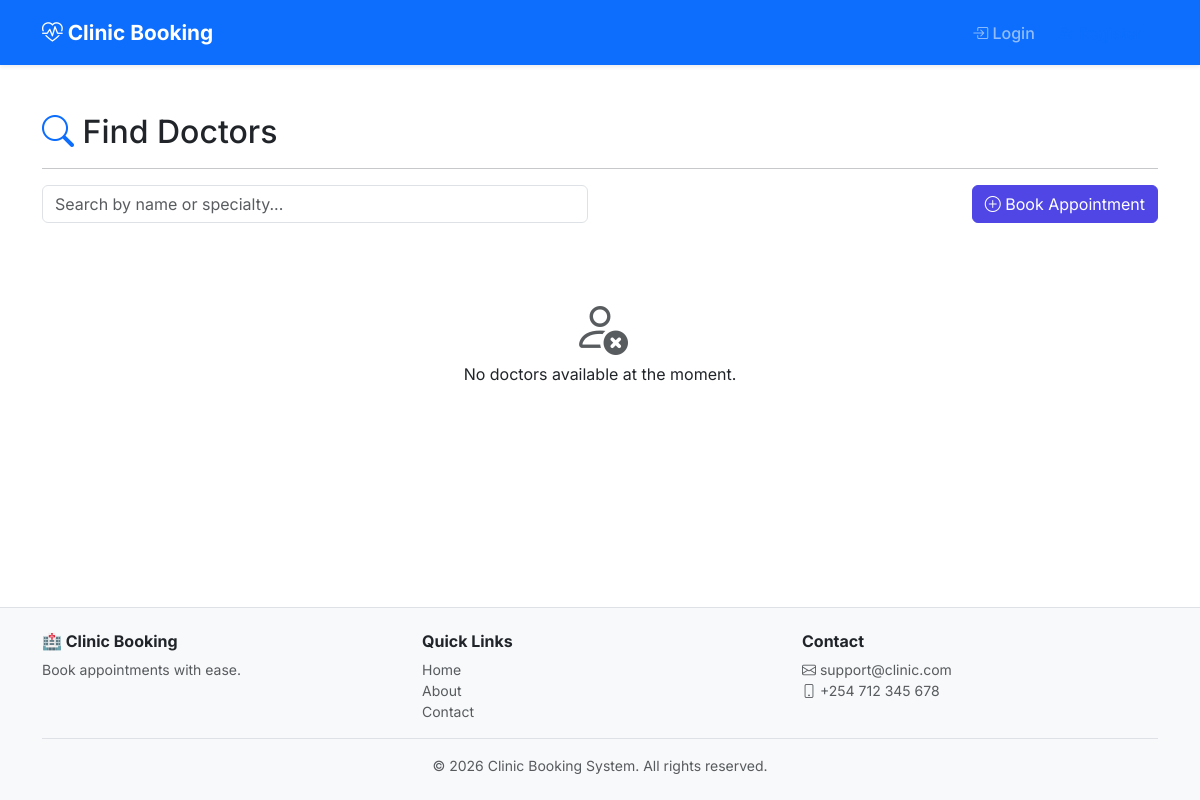
/doctors/, run on an earlier commit of the app's database.
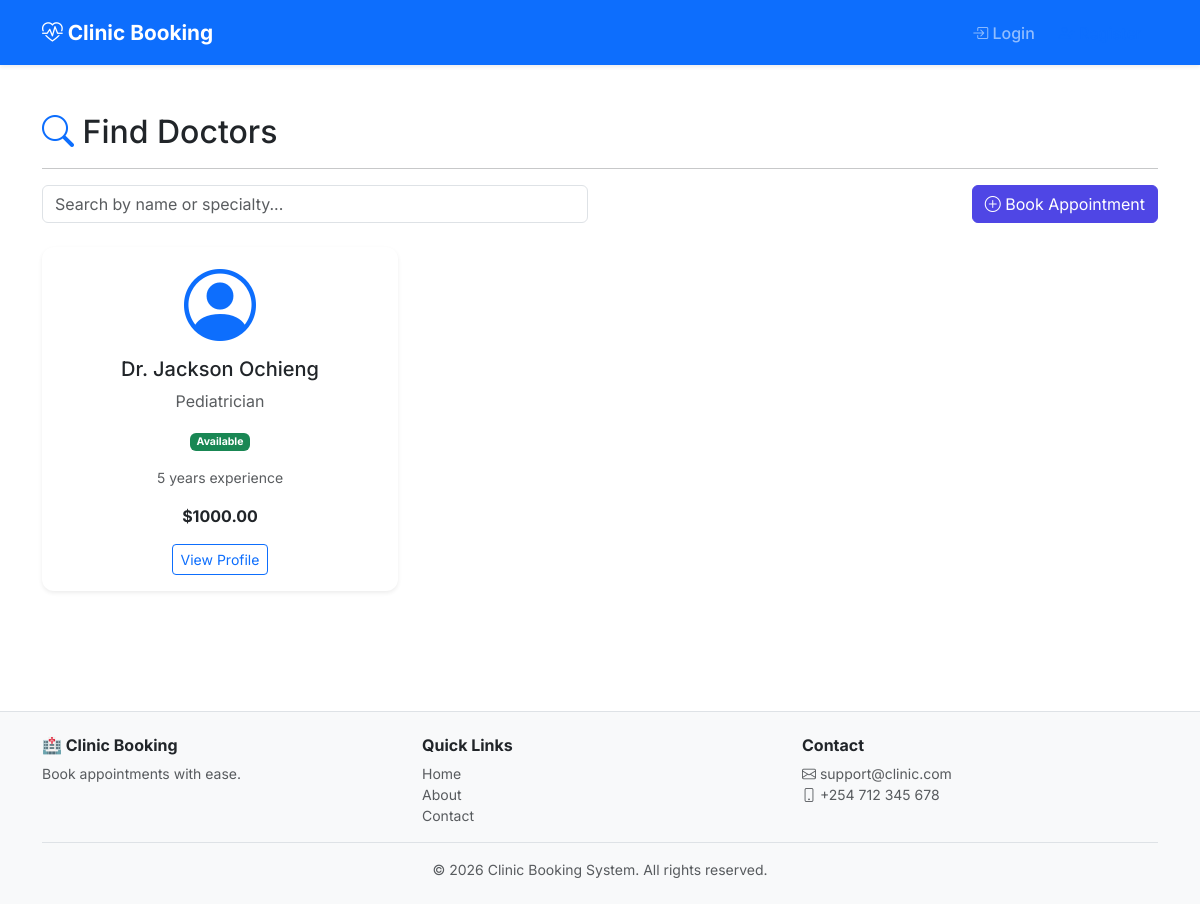
And on a later commit of the database.
### doctors/models.py (models this page shows, shortened)
class Doctor(models.Model):
    user = models.OneToOneField(
        settings.AUTH_USER_MODEL,
        on_delete=models.CASCADE,
        related_name="doctor_profile",
    )
    specialty = models.CharField(max_length=100)
    license_number = models.CharField(max_length=50, unique=True)
    years_of_experience = models.IntegerField(default=0)
    bio = models.TextField(blank=True, null=True)
    consultation_fee = models.DecimalField(max_digits=10, decimal_places=2, default=0)
    is_available = models.BooleanField(default=True)
    created_at = models.DateTimeField(auto_now_add=True)
    updated_at = models.DateTimeField(auto_now=True)
    class Meta:
        ordering = ["user__first_name", "user__last_name"]
        indexes = [
            models.Index(fields=["specialty"]),
            models.Index(fields=["is_available"]),
        ]

### accounts/models.py (models this page shows, shortened)
class User(AbstractUser):
    ROLE_CHOICES = [
        ("patient", "Patient"),
        ("doctor", "Doctor"),
        ("admin", "Admin"),
        ("staff", "Staff"),
    ]
    email = models.EmailField(_("email address"), unique=True)
    phone_number = models.CharField(
        max_length=15,
        validators=[RegexValidator(r"^\+?1?\d{9,15}$")],
        blank=True,
        null=True,
    )
    role = models.CharField(max_length=20, choices=ROLE_CHOICES, default="patient")
    date_of_birth = models.DateField(null=True, blank=True)
    address = models.TextField(blank=True, null=True)
    profile_picture = models.ImageField(upload_to="profile_pics/", null=True, blank=True)
    last_login_ip = models.GenericIPAddressField(null=True, blank=True)
    is_verified = models.BooleanField(default=False)
    verification_token = models.CharField(max_length=255, blank=True, null=True)
    password_reset_token = models.CharField(max_length=255, blank=True, null=True)
    token_created_at = models.DateTimeField(null=True, blank=True)
    created_at = models.DateTimeField(auto_now_add=True)
    updated_at = models.DateTimeField(auto_now=True)
    groups = models.ManyToManyField(
        Group,
        verbose_name=_("groups"),
        blank=True,
        help_text=_("The groups this user belongs to. A user will get all permissions " "granted to each of their groups."),
        related_name="custom_user_set",
        related_query_name="custom_user",
    )
    user_permissions = models.ManyToManyField(
        Permission,
        verbose_name=_("user permissions"),
        blank=True,
        help_text=_("Specific permissions for this user."),
        related_name="custom_user_set",
        related_query_name="custom_user",
    )
    USERNAME_FIELD = "email"
    REQUIRED_FIELDS = ["username", "first_name", "last_name"]
    class Meta:
        ordering = ["-date_joined"]
        indexes = [
            models.Index(fields=["email"]),
            models.Index(fields=["role"]),
            models.Index(fields=["is_active"]),
        ]
    def get_full_name(self):
        return f"{self.first_name} {self.last_name}".strip()

### doctors/views.py (the view)
# urls.py: path("", views.doctor_list_view, name="doctor_list"),
def doctor_list_view(request):
    doctors = Doctor.objects.filter(is_available=True)
    return render(request, "doctors/list.html", {"doctors": doctors})

### templates/doctors/list.html (shortened to what this page needs)
{% extends 'base.html' %}
{% block content %}
<div class="container py-4">
    <h2><i class="bi bi-search text-primary"></i> Find Doctors</h2>
    <hr>
    <div class="row mb-4">
        <div class="col-md-6">
            <input type="text" id="searchInput" class="form-control" placeholder="Search by name or specialty...">
        </div>
        <div class="col-md-6 text-end">
            <a href="{% url 'book_appointment' %}" class="btn btn-primary">
                <i class="bi bi-plus-circle"></i> Book Appointment
            </a>
        </div>
    </div>
    <div class="row" id="doctorGrid">
        {% for doctor in doctors %}
            <div class="col-md-4 mb-4">
                <div class="card shadow-sm h-100">
                    <div class="card-body text-center">
                        <i class="bi bi-person-circle display-2 text-primary"></i>
                        <h5 class="mt-2">Dr. {{ doctor.user.get_full_name }}</h5>
                        <p class="text-muted">{{ doctor.specialty }}</p>
                        <p class="small">
                            <span class="badge {% if doctor.is_available %}bg-success{% else %}bg-danger{% endif %}">
                                {% if doctor.is_available %}Available{% else %}Unavailable{% endif %}
                            </span>
                        </p>
                        <p class="small text-muted">{{ doctor.years_of_experience }} years experience</p>
                        <p class="fw-bold">${{ doctor.consultation_fee }}</p>
                        <a href="{% url 'doctor_detail' doctor.id %}" class="btn btn-outline-primary btn-sm">View Profile</a>
                    </div>
                </div>
            </div>
        {% empty %}
            <div class="col-12 text-center py-5">
                <i class="bi bi-person-x display-4 text-muted"></i>
                <p>No doctors available at the moment.</p>
            </div>
        {% endfor %}
    </div>
</div>
{% endblock %}

### templates/base.html (shortened to what this page needs)
<!DOCTYPE html>
<html lang="en">
<head>
    <link href="https://cdn.jsdelivr.net/npm/bootstrap@5.3.0/dist/css/bootstrap.min.css" rel="stylesheet">
    <link rel="stylesheet" href="https://cdn.jsdelivr.net/npm/bootstrap-icons@1.10.0/font/bootstrap-icons.css">
    {% load static %}
    <link rel="stylesheet" href="{% static 'css/style.css' %}">
</head>
<body>
    {% include 'partials/header.html' %}
    <main class="py-4">
        {% block content %}
        {% endblock %}
    </main>
    {% include 'partials/footer.html' %}
    {% load static %}
</body>
</html>

### templates/partials/header.html (shortened to what this page needs)
<nav class="navbar navbar-expand-lg navbar-dark bg-primary shadow-sm">
    <div class="container">
        <a class="navbar-brand fw-bold" href="{% url 'home' %}">
            <i class="bi bi-heart-pulse"></i> Clinic Booking
        </a>
        <div class="collapse navbar-collapse" id="navbarNav">
            <ul class="navbar-nav ms-auto">
                {% if user.is_authenticated %}
                    <li class="nav-item">
                        <a class="nav-link" href="{% url 'dashboard' %}">
                            <i class="bi bi-speedometer2"></i> Dashboard
                        </a>
                    </li>
                    <li class="nav-item">
                        <a class="nav-link" href="{% url 'appointment_list' %}">
                            <i class="bi bi-calendar"></i> My Appointments
                        </a>
                    </li>
                    <li class="nav-item dropdown">
                        <a class="nav-link dropdown-toggle" href="#" id="userDropdown" role="button" data-bs-toggle="dropdown">
                            <i class="bi bi-person-circle"></i> {{ user.get_full_name|default:user.username }}
                        </a>
                        <ul class="dropdown-menu dropdown-menu-end">
                            <li><a class="dropdown-item" href="{% url 'profile' %}">
                                <i class="bi bi-person"></i> Profile
                            </a></li>
                            <li><a class="dropdown-item" href="{% url 'appointment_list' %}">
                                <i class="bi bi-calendar"></i> My Appointments
                            </a></li>
                            <li><hr class="dropdown-divider"></li>
                            <li>
                                <form method="post" action="{% url 'logout' %}" style="display: inline;">
                                    {% csrf_token %}
                                    <button type="submit" class="dropdown-item text-danger">
                                        <i class="bi bi-box-arrow-right"></i> Logout
                                    </button>
                                </form>
                            </li>
                        </ul>
                    </li>
                {% else %}
                    <li class="nav-item">
                        <a class="nav-link" href="{% url 'login' %}">
                            <i class="bi bi-box-arrow-in-right"></i> Login
                        </a>
                    </li>
                    <li class="nav-item">
                        <a class="nav-link btn btn-light text-primary px-3 rounded-pill" href="{% url 'register' %}">
                            <i class="bi bi-person-plus"></i> Register
                        </a>
                    </li>
                {% endif %}
            </ul>
        </div>
    </div>
</nav>

### templates/partials/footer.html
<footer class="bg-light py-4 mt-5 border-top">
    <div class="container">
        <div class="row">
            <div class="col-md-4">
                <h6 class="fw-bold">🏥 Clinic Booking</h6>
                <p class="text-muted small">Book appointments with ease.</p>
            </div>
            <div class="col-md-4">
                <h6 class="fw-bold">Quick Links</h6>
                <ul class="list-unstyled small">
                    <li><a href="{% url 'home' %}" class="text-decoration-none text-muted">Home</a></li>
                    <li><a href="#" class="text-decoration-none text-muted">About</a></li>
                    <li><a href="#" class="text-decoration-none text-muted">Contact</a></li>
                </ul>
            </div>
            <div class="col-md-4">
                <h6 class="fw-bold">Contact</h6>
                <p class="text-muted small">
                    <i class="bi bi-envelope"></i> support@clinic.com<br>
                    <i class="bi bi-phone"></i> +254 712 345 678
                </p>
            </div>
        </div>
        <div class="text-center text-muted small border-top pt-3">
            &copy; {% now "Y" %} Clinic Booking System. All rights reserved.
        </div>
    </div>
</footer>

### static/css/style.css (style rules this page uses)
body { font-family: 'Inter', sans-serif; min-height: 100vh; display: flex; flex-direction: column; }
main { flex: 1; }
.card { border: none; border-radius: 12px; transition: transform 0.2s ease, box-shadow 0.2s ease; }
.btn-primary { background: #4F46E5; border-color: #4F46E5; }
.navbar { padding: 12px 0; }
.navbar-brand { font-weight: 700; font-size: 1.3rem; }
.navbar .nav-link { font-weight: 500; padding: 8px 16px; }
.fade-in { animation: fadeIn 0.5s ease-in; }

What changed in the data, as far as the page shows it:
added Doctor: user.get_full_name "Jackson Ochieng", specialty "Pediatrician", is_available "Available", years_of_experience "5", consultation_fee "1000.00"
Also different on the page:
text no longer shown: "No doctors available at the moment."
